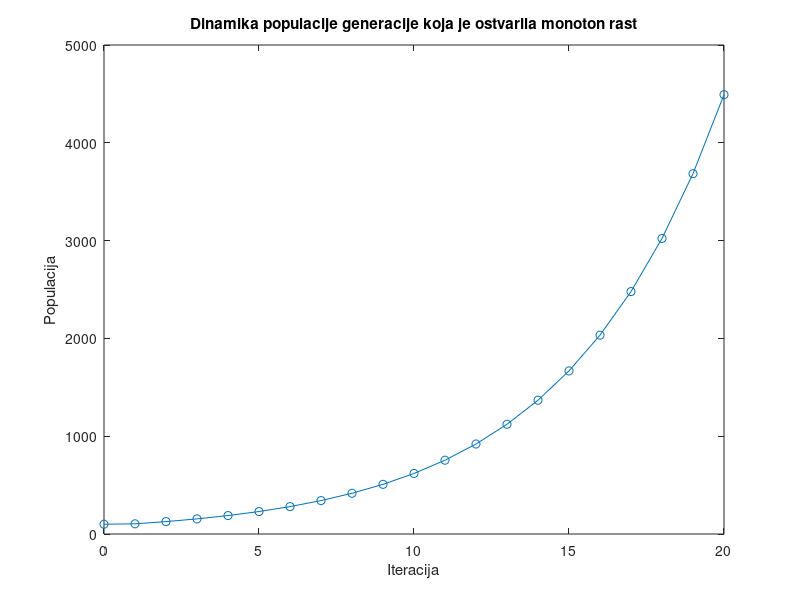

Write the MATLAB code that produced this figure.

format long

gama = 2;     % broj semena koje proizvede biljka
delta = 0.8;  % procenat semenja koji prezivi zimu od proizvedenih

% naredna dva parametra cemo da stelujemo
alpha = 0.5;    % procenat proklijalih semenja u 1. sezoni od prezivelih(gama*delta)
beta = 0.4;     % procenat dvogodisnjeg semenja koje je proklijalo u 2. sezoni 

monoton_rast = false; % bool vrednost koja ce nam pokazati da li je vrsta ostvarila monoton rast

n_preth = 0;
n = 100;
n_pocetno=n;

while ~monoton_rast && alpha <= 1
    ima_pad = false;
    for i = 1:20
        n = n * (alpha * gama * delta) + n_preth * (beta*delta * (gama * delta - alpha * gama * delta) );

        if i==1
            prirastaj=n-n_pocetno
        else
            prirastaj = n - n_preth;
        end
        n_preth = n;
        disp(['Iteracija broj ', num2str(i), ' n=', num2str(n), ' prirastaj=', num2str(prirastaj)]);
        %disp([' '])
        
        %if prirastaj>0      moze da zameni sledeci if
        if n < n_preth || n < n_pocetno  %zbog prve iteracije petlje
            ima_pad = true;
            break; % Izlazak iz unutrasnje petlje ako vrsta ima pad
        end
    
    end

    if ima_pad==false
        monoton_rast=true;
    end

    if monoton_rast
        disp('Vrsta je ostvarila monoton rast sa alpha = ');
        disp(alpha);
        disp('i beta = ');
        disp(beta);
        break; % Izlazak iz spoljne petlje ako je vrsta ostvarila monoton rast
    end

    % Smanjivanje alpha i resetovanje n i n_preth za sledeu iteraciju
    alpha = alpha + 0.05;
    n = 100;
    n_preth = 0;
    disp([' ']);
end

if ~monoton_rast
    disp('Vrsta nije ostvarila monoton rast za trenutno podeene vrednosti parametara.');
end


%%%%%%%%%%%%%%%%%%%%%%%%%%%%%%%%%% prikaz trazene generacije

if monoton_rast
    n_preth = 0;
    n = 100;
    % Kreiranje tabele sa podacima o populaciji
    data = zeros(21, 2);
    data(1,:) = [1,n];
    for i = 2:21
        n = n * (alpha * gama * delta) + n_preth * (beta*delta * (gama * delta - alpha * gama * delta) );

        n_preth = n;

        % Dodavanje podataka u matricu
        data(i, :) = [i, n];
        
    end


    % Plotovanje grafikona populacije
    figure;
    plot(data(:, 1)-1, data(:, 2), '-o');
    title('Dinamika populacije generacije koja je ostvarila monoton rast');
    xlabel('Iteracija');
    ylabel('Populacija');
end

